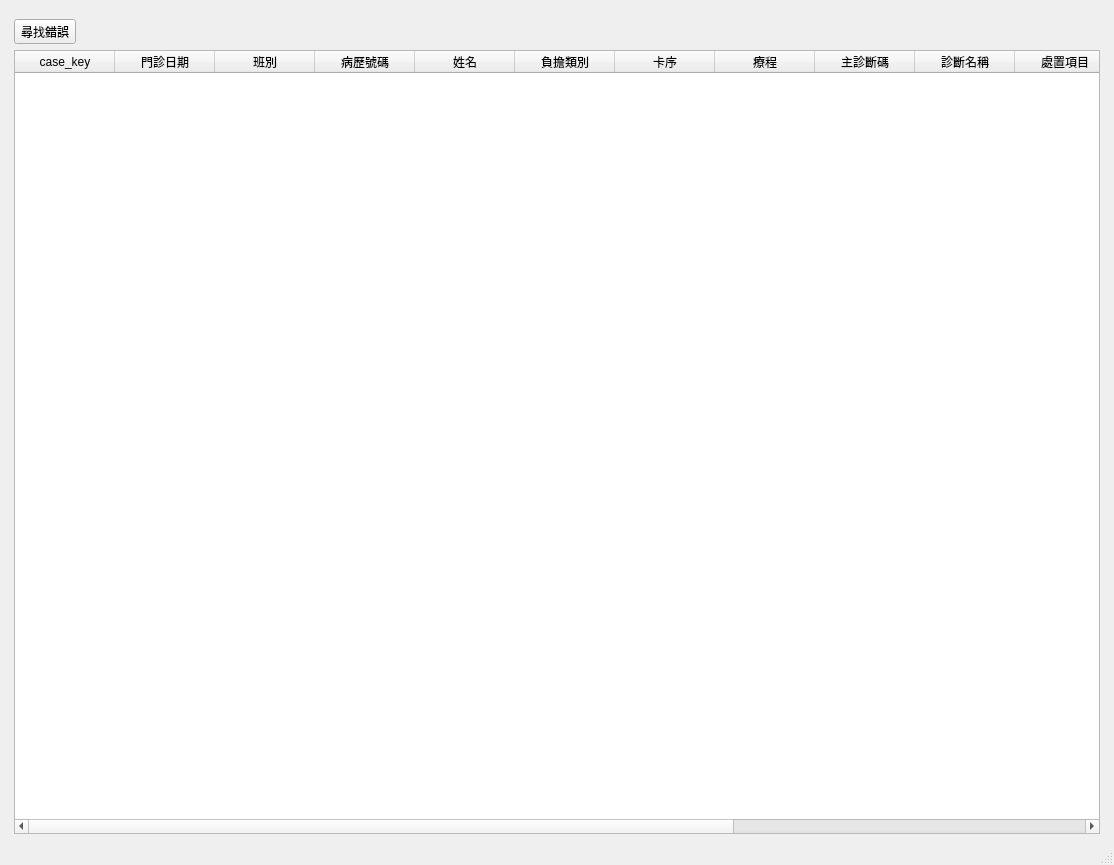
<?xml version="1.0" encoding="UTF-8"?>
<ui version="4.0">
 <class>WindowCheckCourse</class>
 <widget class="QMainWindow" name="WindowCheckCourse">
  <property name="geometry">
   <rect>
    <x>0</x>
    <y>0</y>
    <width>1114</width>
    <height>865</height>
   </rect>
  </property>
  <property name="windowTitle">
   <string>療程檢查</string>
  </property>
  <widget class="QWidget" name="centralwidget">
   <layout class="QHBoxLayout" name="horizontalLayout">
    <item>
     <layout class="QVBoxLayout" name="verticalLayout">
      <property name="leftMargin">
       <number>5</number>
      </property>
      <property name="topMargin">
       <number>10</number>
      </property>
      <property name="rightMargin">
       <number>5</number>
      </property>
      <item>
       <widget class="QToolButton" name="toolButton_find_error">
        <property name="text">
         <string>尋找錯誤</string>
        </property>
        <property name="icon">
         <iconset>
          <normaloff>../icons/edit-find.png</normaloff>../icons/edit-find.png</iconset>
        </property>
        <property name="toolButtonStyle">
         <enum>Qt::ToolButtonTextBesideIcon</enum>
        </property>
       </widget>
      </item>
      <item>
       <layout class="QVBoxLayout" name="verticalLayout_5">
        <item>
         <widget class="QTableWidget" name="tableWidget_errors">
          <property name="editTriggers">
           <set>QAbstractItemView::NoEditTriggers</set>
          </property>
          <property name="selectionMode">
           <enum>QAbstractItemView::SingleSelection</enum>
          </property>
          <property name="selectionBehavior">
           <enum>QAbstractItemView::SelectRows</enum>
          </property>
          <column>
           <property name="text">
            <string>case_key</string>
           </property>
          </column>
          <column>
           <property name="text">
            <string>門診日期</string>
           </property>
          </column>
          <column>
           <property name="text">
            <string>班別</string>
           </property>
          </column>
          <column>
           <property name="text">
            <string>病歷號碼</string>
           </property>
          </column>
          <column>
           <property name="text">
            <string>姓名</string>
           </property>
          </column>
          <column>
           <property name="text">
            <string>負擔類別</string>
           </property>
          </column>
          <column>
           <property name="text">
            <string>卡序</string>
           </property>
          </column>
          <column>
           <property name="text">
            <string>療程</string>
           </property>
          </column>
          <column>
           <property name="text">
            <string>主診斷碼</string>
           </property>
          </column>
          <column>
           <property name="text">
            <string>診斷名稱</string>
           </property>
          </column>
          <column>
           <property name="text">
            <string>處置項目</string>
           </property>
          </column>
          <column>
           <property name="text">
            <string>藥日</string>
           </property>
          </column>
          <column>
           <property name="text">
            <string>主治醫師</string>
           </property>
          </column>
          <column>
           <property name="text">
            <string>處置費</string>
           </property>
          </column>
          <column>
           <property name="text">
            <string>錯誤訊息</string>
           </property>
          </column>
         </widget>
        </item>
       </layout>
      </item>
     </layout>
    </item>
   </layout>
  </widget>
  <widget class="QStatusBar" name="statusbar"/>
  <widget class="QMenuBar" name="menubar">
   <property name="geometry">
    <rect>
     <x>0</x>
     <y>0</y>
     <width>1114</width>
     <height>32</height>
    </rect>
   </property>
  </widget>
 </widget>
 <resources/>
 <connections/>
</ui>
